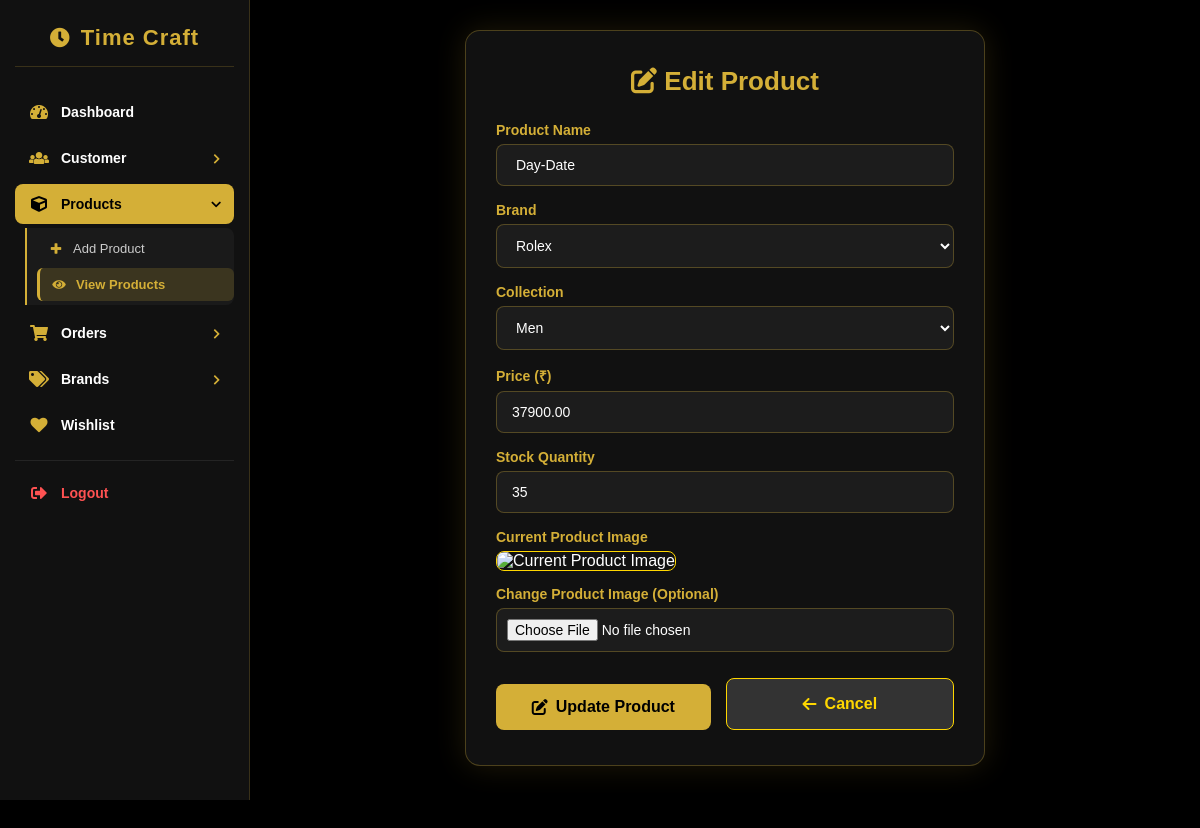
The page /admin/edit_product.php?id=3 (signed in) on the database its author committed.
### tables this page shows
CREATE TABLE `product` (
  `id` int(11) NOT NULL,
  `product_name` varchar(100) NOT NULL,
  `brand` varchar(50) NOT NULL,
  `price` decimal(12,2) NOT NULL,
  `image` varchar(255) NOT NULL,
  `collection` varchar(255) NOT NULL,
  `stock` int(11) NOT NULL
);

### admin/edit_product.php (the view, shortened to what this page needs)
<?php
include("conn.php");
$id = intval($_GET['id']);
$qry = "SELECT * FROM product WHERE id='$id'";
$result = mysqli_query($conn, $qry);
$row = mysqli_fetch_assoc($result);
?>
<!DOCTYPE html>
<html lang="en">
<head>
    <link rel="stylesheet" href="https://cdnjs.cloudflare.com/ajax/libs/font-awesome/6.7.2/css/all.min.css">
    <link rel="stylesheet" href="admin.css">
</head>
<body>
<?php $active_page = 'products'; include 'admin_sidebar.php'; ?>
<div class="admin-main">
    <div class="product-content">
        <div class="form-box">
            <h2><i class="fa-solid fa-pen-to-square"></i> Edit Product</h2>
            <form method="post" enctype="multipart/form-data">
                <label>Product Name</label>
                <input type="text" name="product_name" value="<?php echo htmlspecialchars($row['product_name']); ?>" required>
                <label>Brand</label>
                <select name="brand" required>
                    <?php
                    $b_res = mysqli_query($conn, "SELECT `Brand Name` FROM brand ORDER BY `Brand Name` ASC");
                    $db_brands = [];
                    if ($b_res && mysqli_num_rows($b_res) > 0) {
                        while ($b_row = mysqli_fetch_assoc($b_res)) {
                            $db_brands[] = $b_row['Brand Name'];
                        }
                    }
                    foreach ($db_brands as $bname) {
                        $sel = ($row['brand'] == $bname) ? 'selected' : '';
                        echo '<option value="' . htmlspecialchars($bname) . '" ' . $sel . '>' . htmlspecialchars($bname) . '</option>';
                    }
                    ?>
                </select>
                <label>Collection</label>
                <select name="collection" required>
                    <?php
                    $collections = ['Men', 'Women', 'Luxury', 'Smart', 'Sport'];
                    foreach ($collections as $col) {
                        $c_sel = ($row['collection'] == $col) ? 'selected' : '';
                        echo '<option value="' . $col . '" ' . $c_sel . '>' . $col . '</option>';
                    }
                    ?>
                </select>
                <label>Price (₹)</label>
                <input type="number" name="price" value="<?php echo htmlspecialchars($row['price']); ?>" step="0.01" min="0" required>
                <label>Stock Quantity</label>
                <input type="number" name="stock" value="<?php echo htmlspecialchars($row['stock']); ?>" min="0" required>
                <label>Current Product Image</label>
                <div style="margin-bottom: 15px;">
                    <img src="../upload/<?php echo htmlspecialchars($row['image']); ?>" alt="Current Product Image" style="width: 90px; height: 90px; object-fit: cover; border-radius: 8px; border: 1px solid #FFD700;" onerror="this.src='../assets/img/logo/logo.png';">
                </div>
                <label>Change Product Image (Optional)</label>
                <input type="file" name="image" accept="image/*">
                <div class="btn-group" style="display: flex; gap: 15px; margin-top: 10px;">
                    <button type="submit" name="update">
                        <i class="fa-solid fa-pen-to-square"></i> Update Product
                    </button>
                    <a href="product.php" style="background: #333; color: #FFD700; border: 1px solid #FFD700; padding: 12px 25px; border-radius: 8px; text-decoration: none; font-weight: bold; display: inline-flex; align-items: center; justify-content: center; width: 100%;">
                        <i class="fa-solid fa-arrow-left" style="margin-right: 8px;"></i> Cancel
                    </a>
                </div>
            </form>
        </div>
    </div>
</div>
</body>
</html>

### admin/admin.css (style rules this page uses)
*, *::before, *::after { margin: 0; padding: 0; box-sizing: border-box; }
:root { --tc-gold: #d4af37; --tc-gold-hover: #f0c030; --tc-dark: #111111; --tc-dark-card: #161616; --tc-dark-border: rgba(212, 175, 55, 0.25); --tc-bg: #000000; }
html, body { width: 100%; min-height: 100vh; background: #000; color: #fff; font-family: Arial, Helvetica, sans-serif; }
a { text-decoration: none; color: inherit; }
.fa, .fas, .far, .fab, .fa-solid, .fa-regular, .fa-brands, [class*="fa-"] { font-style: normal; display: inline-block; line-height: 1; }
.admin-main { margin-left: 250px; width: calc(100% - 250px); min-height: 100vh; padding: 30px 35px 60px; background: #000; color: #fff; box-sizing: border-box; transition: margin-left 0.3s ease, width 0.3s ease; }
.product-content, .customer-content, .brand-content, .admin-content { width: 100%; }
.form-box, .container { max-width: 520px; background: #111; border: 1px solid rgba(212, 175, 55, 0.3); border-radius: 15px; padding: 35px 30px; box-shadow: 0 0 30px rgba(212, 175, 55, 0.15); margin: 0 auto; }
.form-box h2, .container h2 { text-align: center; color: #d4af37; margin-bottom: 25px; font-size: 26px; font-weight: 800; }
.container label, .form-box label { display: block; color: #d4af37; font-weight: 600; margin-bottom: 6px; font-size: 14px; }
.form-box input, .form-box select, .form-box textarea, .container input, .container select, .container textarea { width: 100%; padding: 12px 15px; margin-bottom: 16px; background: #1c1c1c; color: #fff; border: 1px solid rgba(212, 175, 55, 0.3); border-radius: 8px; font-size: 14px; outline: none; transition: 0.25s; }
.form-box input::placeholder, .container input::placeholder, .container textarea::placeholder { color: #777; }
.form-box select option, .container select option { background: #1c1c1c; color: #fff; }
.form-box input[type="file"] { padding: 10px; cursor: pointer; }
.form-box button[type="submit"] { width: 100%; padding: 14px; background: #d4af37; color: #000; border: none; border-radius: 8px; font-size: 16px; font-weight: 800; cursor: pointer; transition: 0.25s; display: flex; align-items: center; justify-content: center; gap: 8px; margin-top: 6px; }
.btn-group { display: flex; gap: 12px; margin-top: 10px; }

### rows shown on the page
product: product_name "Day-Date", price "37900.00", stock "35"

### other values the page prints
form field brand "Rolex"
form field collection "Men"
